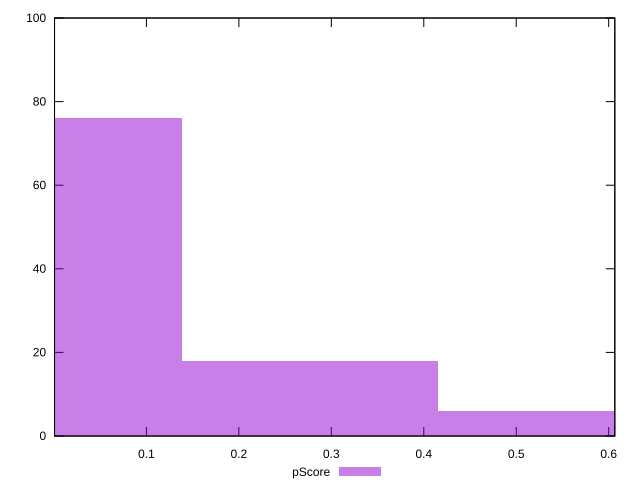

Recreate this plot in gnuplot.
reset

$pScore <<EOF
0 76
0.2771196125918605 18
0.554239225183721 6
EOF

set key outside below
set boxwidth 0.2771196125918605
set xrange [0.0006208063182321921:0.606628784805101]
set yrange [0:100]
set trange [0:100]
set style fill transparent solid 0.5 noborder
set terminal svg size 640, 490 enhanced background rgb 'white'
set output "report_00015_2021-02-09T16-11-33.973Z/total-blocking-time/samples/pages/pScore/histogram.svg"

plot $pScore title "pScore" with boxes

reset
